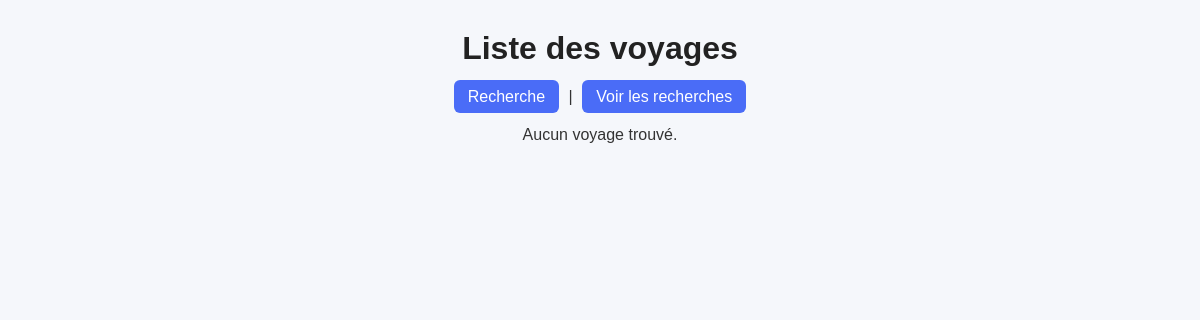
Before: /travel_page/show.php with the older database file.
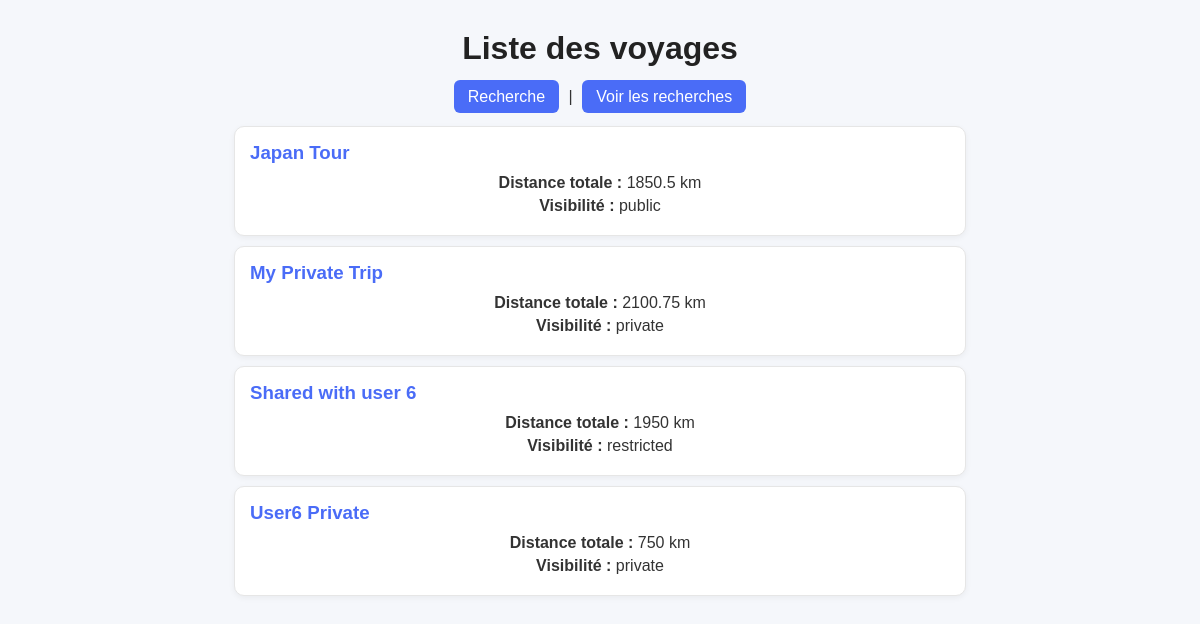
After: the same page with the newer database file.
### tables this page shows
CREATE TABLE `trips` (
  `id` int NOT NULL,
  `user_id` int NOT NULL,
  `name` varchar(100) NOT NULL,
  `visibility` enum('public','private','restricted') DEFAULT 'private',
  `share_token` varchar(64) DEFAULT NULL,
  `total_distance` float DEFAULT NULL,
  `created_at` timestamp NULL DEFAULT CURRENT_TIMESTAMP,
  `updated_at` timestamp NULL DEFAULT CURRENT_TIMESTAMP ON UPDATE CURRENT_TIMESTAMP,
  `nb_hotels` int DEFAULT '1'
);

### travel_page/show.php (the view, shortened to what this page needs)
<?php
require('../config/db.php');
try {
    $sql = "
        SELECT name, total_distance, visibility
        FROM trips
        ORDER BY created_at DESC
    ";
    $stmt = $pdo->prepare($sql);
    $stmt->execute();
    $resultats = $stmt->fetchAll(PDO::FETCH_ASSOC);
} catch (PDOException $e) {
    echo "Erreur : " . $e->getMessage();
    exit;
}
?>
<!DOCTYPE html>
<html lang="fr">
<head>
    <link rel="stylesheet" type="text/css" href="styles.css">
</head>
<body>
<h1>Liste des voyages</h1>
<nav>
    <a href="trip.php">Recherche</a> |
    <a href="show.php">Voir les recherches</a>
</nav>
<?php if (!empty($resultats)): ?>
    <?php foreach ($resultats as $row): ?>
        <div class="trip">
            <h3><?= htmlspecialchars($row['name']) ?></h3>
            <p><strong>Distance totale :</strong> <?= htmlspecialchars($row['total_distance']) ?> km</p>
            <p><strong>Visibilité :</strong> <?= htmlspecialchars($row['visibility']) ?></p>
        </div>
    <?php endforeach; ?>
<?php else: ?>
    <p>Aucun voyage trouvé.</p>
<?php endif; ?>
</body>
</html>

### travel_page/styles.css (style rules this page uses)
body { font-family: Arial, sans-serif; background: #f5f7fb; margin: 0; padding: 0; color: #333; }
h1 { text-align: center; margin-top: 30px; color: #222; }
nav { text-align: center; margin: 20px 0; }
nav a { text-decoration: none; color: white; background: #4a6cf7; padding: 8px 14px; border-radius: 6px; margin: 0 5px; transition: 0.2s; }
.trip { background: white; border: 1px solid #e6e6e6; padding: 15px; margin: 10px auto; border-radius: 10px; max-width: 700px; box-shadow: 0 2px 6px rgba(0,0,0,0.05); transition: transform 0.1s; }
.trip h3 { margin: 0 0 10px 0; color: #4a6cf7; }
.trip p { margin: 5px 0; }
p { text-align: center; }

Changed rows visible on the page:
added trips: name "Japan Tour", total_distance "1850.5", visibility "public"
added trips: name "My Private Trip", total_distance "2100.75", visibility "private"
added trips: name "Shared with user 6", total_distance "1950", visibility "restricted"
added trips: name "User6 Private", total_distance "750", visibility "private"
Other visible differences:
text no longer shown: "Aucun voyage trouvé."
